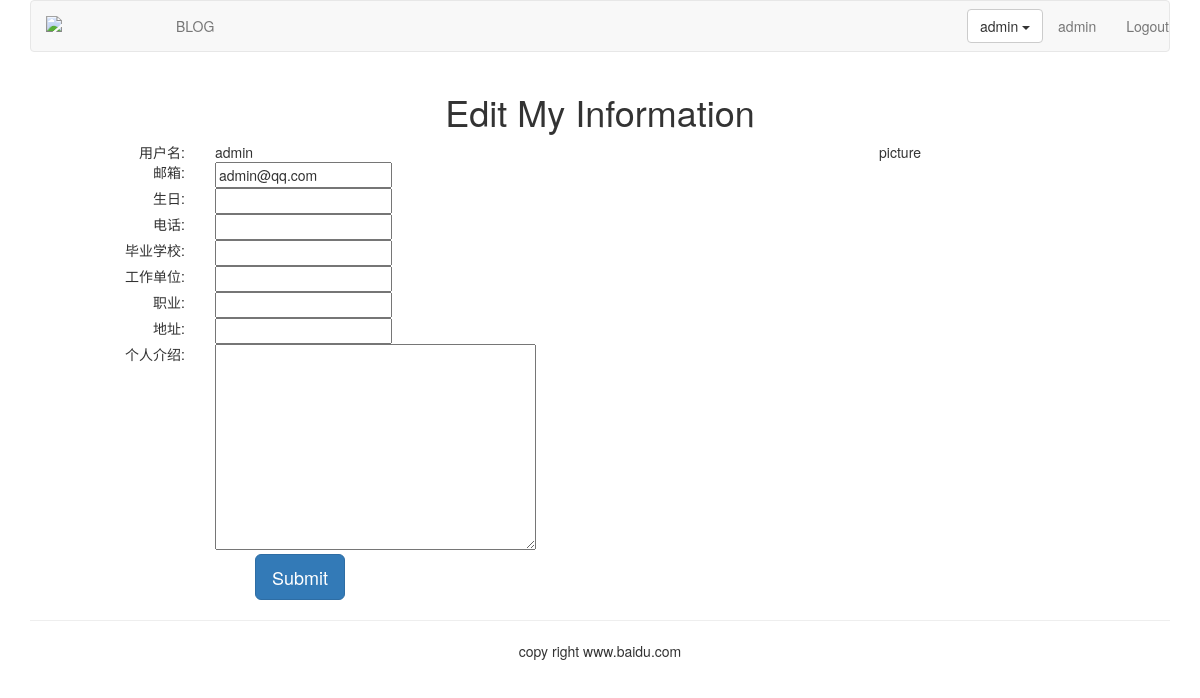
Before: /account/edit-my-information/ (signed in) with the older database file.
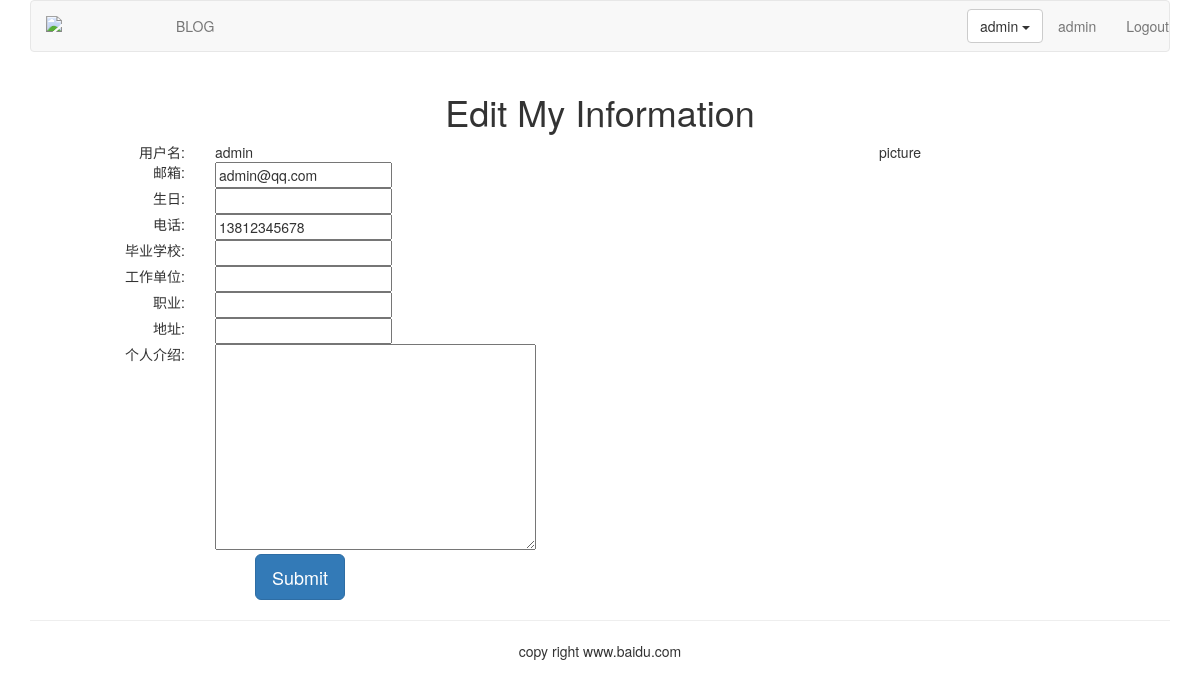
After: the same page with the newer database file.
### account/models.py (models this page shows, shortened)
class UserProfile(models.Model):
    user = models.OneToOneField(User, on_delete=models.CASCADE, unique=True)
    birth = models.DateField(blank=True, null=True)
    phone = models.CharField(max_length=20, null=True)

### account/views.py (the view)
# urls.py: path('edit-my-information/', views.myself_edit, name="edit_my_information"),
@login_required(login_url='/account/login')
def myself_edit(request):
    userprofile = UserProfile.objects.get(user=request.user) if \
        hasattr(request.user, 'userprofile') else UserProfile.objects.create(user=request.user)
    userinfo = UserInfo.objects.get(user=request.user) if hasattr(request.user, "userinfo") \
        else UserInfo.objects.create(user=request.user)
    if request.method == "POST":
        user_form = UserForm(request.POST)
        userprofile_form = UserProfileForm(request.POST)
        userinfo_form = UserInfoForm(request.POST)
        if user_form.is_valid() * userprofile_form.is_valid() * userinfo_form.is_valid():
            user_cd = user_form.cleaned_data
            userinfo_cd = userinfo_form.cleaned_data
            userprofile_cd = userprofile_form.cleaned_data
            request.user.email = user_cd["email"]
            userprofile.birth = userprofile_cd["birth"]
            userprofile.phone = userprofile_cd["phone"]
            userinfo.school = userinfo_cd["school"]
            userinfo.company = userinfo_cd["company"]
            userinfo.profession = userinfo_cd["profession"]
            userinfo.address = userinfo_cd["address"]
            userinfo.aboutme = userinfo_cd["aboutme"]
            request.user.save()
            userprofile.save()
            userinfo.save()
        return HttpResponseRedirect('/account/my-information/')
    else:
        user_form = UserForm(instance=request.user)
        userprofile_form = UserProfileForm(initial={"birth": userprofile.birth,
                                                    "phone": userprofile.phone})
        userinfo_form = UserInfoForm(initial={"school": userinfo.school,
                                              "company": userinfo.company,
                                              "profession": userinfo.profession,
                                              "address": userinfo.address,
                                              "aboutme": userinfo.aboutme})
        return render(request, "account/myself_edit.html", {"user_form": user_form,
                                                            "userprofile_form": userprofile_form,
                                                            "userinfo_form": userinfo_form})

### account/forms.py
class UserForm(forms.ModelForm):
    class Meta:
        model = User
        fields = ("email",)

class UserProfileForm(forms.ModelForm):
    class Meta:
        model = UserProfile
        fields = ("phone", "birth")

### templates/account/myself_edit.html (shortened to what this page needs)
{% extends "base.html" %}
{% block content %}
<div class="row text-center vertical-middle-sm">
    <h1>Edit My Information</h1>
    <div class="row">
        <div class="col-md-6" >
            <form class="form-horizontal" action="." method="post">{% csrf_token %}
                <div class="row">
                    <div class="col-md-4 text-right"><span>用户名:</span></div>
                    <div class="col-md-8 text-left">{{user.username}}</div>
                </div>
                <div class="row">
                    <div class="col-md-4 text-right"><span>邮箱:</span></div>
                    <div class="col-md-8 text-left">{{user_form.email}}</div>
                </div>
                <div class="row">
                    <div class="col-md-4 text-right"><span>生日:</span></div>
                    <div class="col-md-8 text-left">{{userprofile_form.birth}}</div>
                </div>
                <div class="row">
                    <div class="col-md-4 text-right"><span>电话:</span></div>
                    <div class="col-md-8 text-left">{{userprofile_form.phone}}</div>
                </div>
                <div class="row">
                    <div class="col-md-4 text-right"><span>毕业学校:</span></div>
                    <div class="col-md-8 text-left">{{userinfo_form.school}}</div>
                </div>
                <div class="row">
                    <div class="col-md-4 text-right"><span>工作单位:</span></div>
                    <div class="col-md-8 text-left">{{userinfo_form.company}}</div>
                </div>
                <div class="row">
                    <div class="col-md-4 text-right"><span>职业:</span></div>
                    <div class="col-md-8 text-left">{{userinfo_form.profession}}</div>
                </div>
                <div class="row">
                    <div class="col-md-4 text-right"><span>地址:</span></div>
                    <div class="col-md-8 text-left">{{userinfo_form.address}}</div>
                </div>
                <div class="row">
                    <div class="col-md-4 text-right"><span>个人介绍:</span></div>
                    <div class="col-md-8 text-left">{{userinfo_form.aboutme}}</div>
                </div>
                <div class="row">
                    <input type="submit" class="btn btn-primary btn-lg" value="Submit">
                </div>
            </form>
        </div>
        <div class="col-md-6">
            <p>picture</p>
        </div>
    </div>
</div>
{% endblock %}

Changed rows visible on the page:
now on this page (row edited): UserProfile: phone "13812345678"
